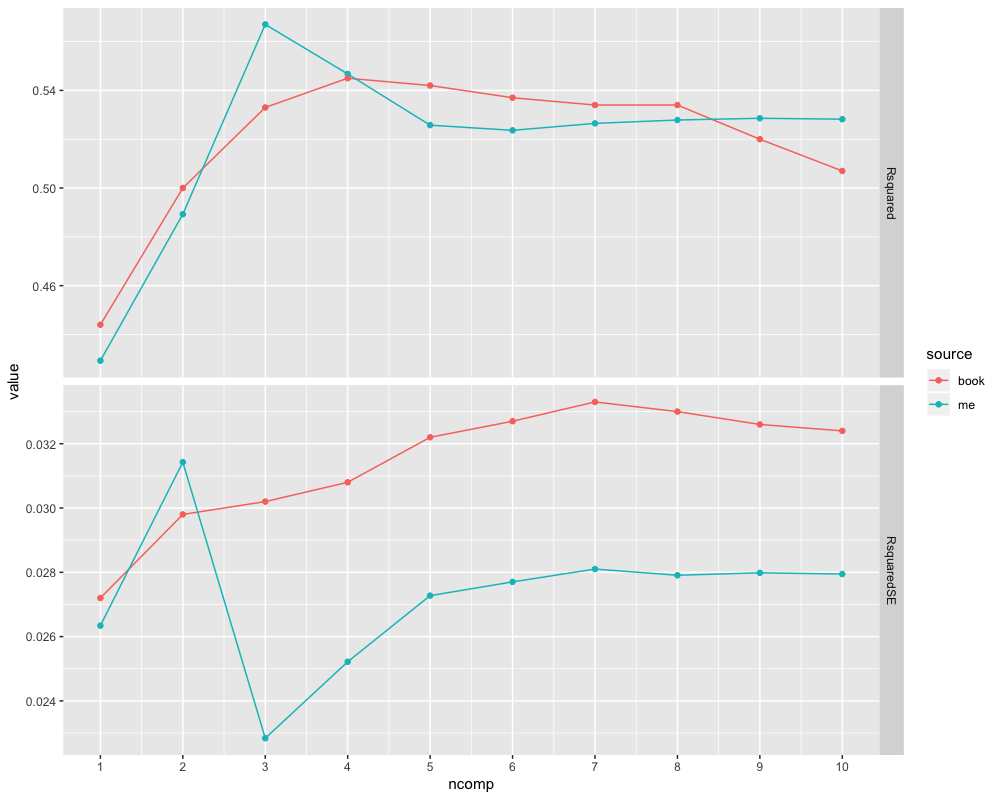

This figure's R source:
library(tidyverse)
library(caret)
library(AppliedPredictiveModeling)
data("ChemicalManufacturingProcess")

set.seed(918273645)

Predictors <- ChemicalManufacturingProcess %>% select(-Yield)
Response <- ChemicalManufacturingProcess %>% pull(Yield)

x <- caret::train(Predictors,
                  Response,
                  method = "pls",
                  tuneLength = 10,
                  preProcess = c("pca","knnImpute"),
                  trControl = caret::trainControl(method = "repeatedcv",
                                                  repeats = 5))

data <- x$results %>%
  select(ncomp,Rsquared,RsquaredSD) %>%
  mutate(RsquaredSE = RsquaredSD / sqrt(5 * 10)) %>%
  select(-RsquaredSD) %>%
  mutate(source = "me") %>%
  as.tibble %>%
  bind_rows(tribble(
    ~ncomp     ,~Rsquared , ~RsquaredSE  
    ,          1 ,    0.444 ,      0.0272 
    ,          2 ,    0.500 ,      0.0298 
    ,          3 ,    0.533 ,      0.0302 
    ,          4 ,    0.545 ,      0.0308 
    ,          5 ,    0.542 ,      0.0322 
    ,          6 ,    0.537 ,      0.0327 
    ,          7 ,    0.534 ,      0.0333 
    ,          8 ,    0.534 ,      0.0330
    ,          9 ,    0.520 ,      0.0326 
    ,         10 ,    0.507 ,      0.0324 
  ) %>%
    mutate(source = "book")) %>%
  gather(key=key,value=value,-source,-ncomp)

data %>%  
  ggplot(aes(x=ncomp,y=value,colour=source))+
  geom_point()+
  geom_line()+
  facet_grid(key ~ .,scales="free")+
  scale_x_continuous(limits = c(1,10), breaks = 1:10) -> theplot

ggsave(filename = "pls.png",
       width = 10,
       height = 8,
       dpi = 100,
       plot = theplot)

wanted_rows <- data %>%
  group_by(source) %>%
  filter(key == "Rsquared") %>%
  filter(value==max(value)) %>%
  select(ncomp,source) %>%
  ungroup

data %>%
  inner_join(wanted_rows,
             by=c("ncomp","source")) %>%
  spread(key=key,value=value) %>%
  mutate(threshold = Rsquared - RsquaredSE) %>%
  select(source,threshold) %>%
  inner_join(data,
             by = c("source")) %>%
  filter(value >= threshold & key == "Rsquared") %>%
  group_by(source) %>%
  filter(ncomp == min(ncomp)) %>%
  ungroup %>%
  select(source,ncomp)
